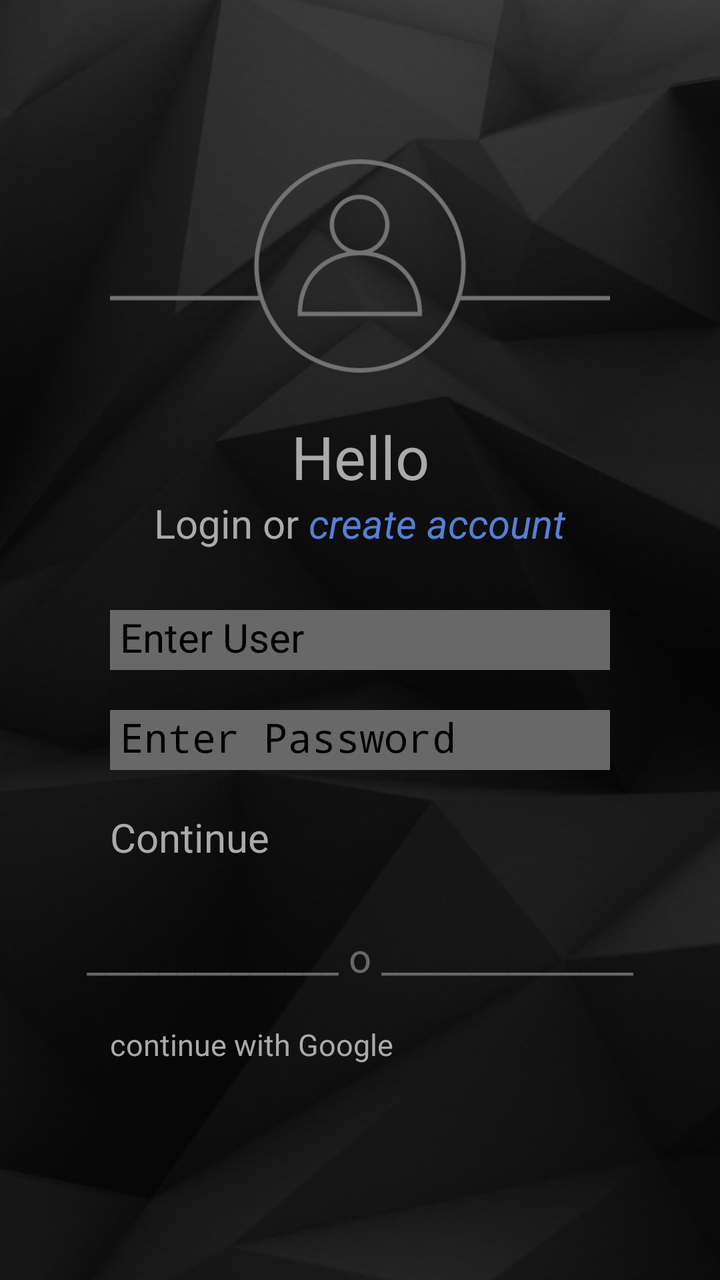
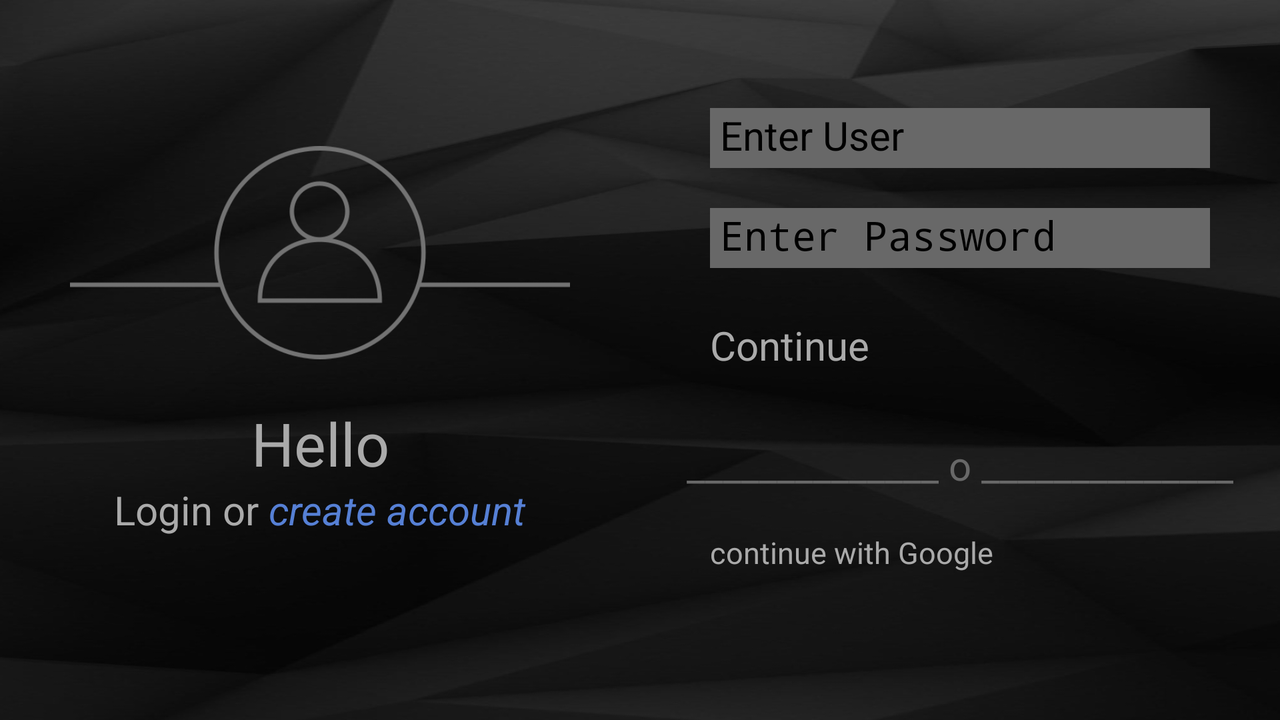

Two renders of one Android screen. The first uses the default layout on a phone; the second uses the alternative layout the repository ships for a different screen configuration, on a matching device. The two XML files are below.
<!-- AndroidManifest.xml: application theme Theme.Praxis2 -->
<!-- res/layout/fragment_inicio.xml -->
<?xml version="1.0" encoding="utf-8"?>
<androidx.constraintlayout.widget.ConstraintLayout xmlns:android="http://schemas.android.com/apk/res/android"
    xmlns:tools="http://schemas.android.com/tools"
    android:layout_width="match_parent"
    android:layout_height="match_parent"
    android:background="@drawable/fondo1"
    tools:context=".InicioFragment">


    <LinearLayout
        android:layout_width="match_parent"
        android:layout_height="match_parent"
        android:gravity="center"
        android:orientation="vertical">

        <ImageView
            android:layout_width="250dp"
            android:layout_height="110dp"
            android:layout_marginBottom="20dp"
            android:src="@drawable/img_sesion" />

        <TextView
            android:layout_width="250dp"
            android:layout_height="40dp"
            android:text="@string/act1_texto_titulo"
            android:textColor="@color/gray_100"
            android:textSize="30sp"
            android:textAlignment="center"
            />


        <LinearLayout
            android:layout_width="wrap_content"
            android:layout_height="wrap_content"
            android:orientation="horizontal"
            android:layout_marginBottom="20dp">

            <TextView
                android:layout_width="wrap_content"
                android:layout_height="wrap_content"
                android:text="@string/act1_texto_sesion"
                android:textColor="@color/gray_100"
                android:textSize="20sp"
                android:textAlignment="center" />

            <TextView
                android:id="@+id/link_registro"
                android:layout_width="wrap_content"
                android:layout_height="wrap_content"
                android:text="@string/act1_texto_cuenta"
                android:textColor="@color/blue"
                android:textSize="20sp"
                android:textAlignment="textStart"
                android:layout_marginStart="5dp"
                android:textStyle="italic"
                />

        </LinearLayout>

        <EditText
            android:id="@+id/act1_campo1"
            android:layout_width="250dp"
            android:layout_height="30dp"
            android:layout_margin="10dp"
            android:background="@color/gray"
            android:hint="@string/act1_campo1"
            android:singleLine="true"
            android:textSize="20sp"
            android:paddingLeft="5dp"
            android:inputType="textPersonName"
            android:autofillHints="username"/>


        <EditText
            android:id="@+id/act1_campo2"
            android:layout_width="250dp"
            android:layout_height="30dp"
            android:layout_margin="10dp"
            android:background="@color/gray"
            android:hint="@string/act1_campo2"
            android:singleLine="true"
            android:textSize="20sp"
            android:paddingLeft="5dp"
            android:inputType="textPassword"
            android:autofillHints="password"/>

        <Button
            android:id="@+id/act1_btn1"
            android:layout_width="250dp"
            android:layout_height="50dp"
            android:layout_marginTop="10dp"
            android:text="@string/act1_texto_btn"
            android:textColor="@color/gray_100"
            android:textSize="20sp"
            />

        <TextView
            android:layout_width="wrap_content"
            android:layout_height="wrap_content"
            android:text="______________ o ______________"
            android:textColor="@color/gray"
            android:textSize="20sp"
            android:layout_margin="10dp"
            android:textAlignment="center" />

        <Button
            android:id="@+id/act1_btn2"
            android:layout_width="250dp"
            android:layout_height="50dp"
            android:layout_marginTop="10dp"
            android:text="@string/act1_texto_btn2"
            android:textColor="@color/gray_100"
            android:textSize="15sp"
            />


    </LinearLayout>

</androidx.constraintlayout.widget.ConstraintLayout>
<!-- resources referenced by this layout -->
<resources>
  <color name="blue">#5680D5</color>
  <color name="gray">#686868</color>
  <color name="gray_100">#AAAAAA</color>
  <!-- drawable fondo1: png bitmap (drawable, 241205 bytes) -->
  <!-- drawable img_sesion: png bitmap (drawable, 19353 bytes) -->
  <string name="act1_campo1">Enter User</string>
  <string name="act1_campo2">Enter Password</string>
  <string name="act1_texto_btn">Continue</string>
  <string name="act1_texto_btn2">continue with Google</string>
  <string name="act1_texto_cuenta">create account</string>
  <string name="act1_texto_sesion">Login or</string>
  <string name="act1_texto_titulo">Hello</string>
</resources>
<!-- res/layout-land/fragment_inicio.xml (the repository's variant of the layout above) -->
<!-- drawn on the phone turned sideways -->
<?xml version="1.0" encoding="utf-8"?>
<LinearLayout
    xmlns:android="http://schemas.android.com/apk/res/android"
    xmlns:tools="http://schemas.android.com/tools"
        android:layout_width="match_parent"
        android:layout_height="match_parent"
        android:gravity="center"
        android:orientation="horizontal"
        android:background="@drawable/fondo1"
        tools:context=".InicioFragment">

        <LinearLayout
            android:layout_width="0dp"
            android:layout_weight="1"
            android:layout_height="match_parent"
            android:gravity="center"
            android:orientation="vertical">

            <ImageView
                android:layout_width="250dp"
                android:layout_height="110dp"
                android:layout_marginBottom="20dp"
                android:src="@drawable/img_sesion" />

            <TextView
                android:layout_width="250dp"
                android:layout_height="40dp"
                android:text="@string/act1_texto_titulo"
                android:textAlignment="center"
                android:textColor="@color/gray_100"
                android:textSize="30sp" />


            <LinearLayout
                android:layout_width="wrap_content"
                android:layout_height="wrap_content"
                android:layout_marginBottom="20dp"
                android:orientation="horizontal">

                <TextView
                    android:layout_width="wrap_content"
                    android:layout_height="match_parent"
                    android:text="@string/act1_texto_sesion"
                    android:textAlignment="center"
                    android:textColor="@color/gray_100"
                    android:textSize="20sp" />

                <TextView
                    android:id="@+id/link_registro"
                    android:layout_width="wrap_content"
                    android:layout_height="wrap_content"
                    android:layout_marginStart="5dp"
                    android:text="@string/act1_texto_cuenta"
                    android:textAlignment="textStart"
                    android:textColor="@color/blue"
                    android:textSize="20sp"
                    android:textStyle="italic" />

            </LinearLayout>

        </LinearLayout>


        <LinearLayout
            android:layout_width="0dp"
            android:layout_weight="1"
            android:layout_height="match_parent"
            android:gravity="center"
            android:orientation="vertical">

            <EditText
                android:id="@+id/act1_campo1"
                android:layout_width="250dp"
                android:layout_height="30dp"
                android:layout_margin="10dp"
                android:background="@color/gray"
                android:hint="@string/act1_campo1"
                android:paddingLeft="5dp"
                android:singleLine="true"
                android:textSize="20sp"
                android:inputType="textPersonName"
                android:autofillHints="username"/>


            <EditText
                android:id="@+id/act1_campo2"
                android:layout_width="250dp"
                android:layout_height="30dp"
                android:layout_margin="10dp"
                android:background="@color/gray"
                android:hint="@string/act1_campo2"
                android:singleLine="true"
                android:textSize="20sp"
                android:paddingLeft="5dp"
                android:inputType="textPassword"
                android:autofillHints="password"/>

            <Button
                android:id="@+id/act1_btn1"
                android:layout_width="250dp"
                android:layout_height="50dp"
                android:layout_marginTop="15dp"
                android:text="@string/act1_texto_btn"
                android:textColor="@color/gray_100"
                android:textSize="20sp" />

            <TextView
                android:layout_width="wrap_content"
                android:layout_height="wrap_content"
                android:text="______________ o ______________"
                android:textColor="@color/gray"
                android:textSize="20sp"
                android:layout_margin="10dp"
                android:textAlignment="center" />

            <Button
                android:id="@+id/act1_btn2"
                android:layout_width="250dp"
                android:layout_height="50dp"
                android:layout_marginTop="10dp"
                android:text="@string/act1_texto_btn2"
                android:textColor="@color/gray_100"
                android:textSize="15sp"
                />


        </LinearLayout>

    </LinearLayout>
